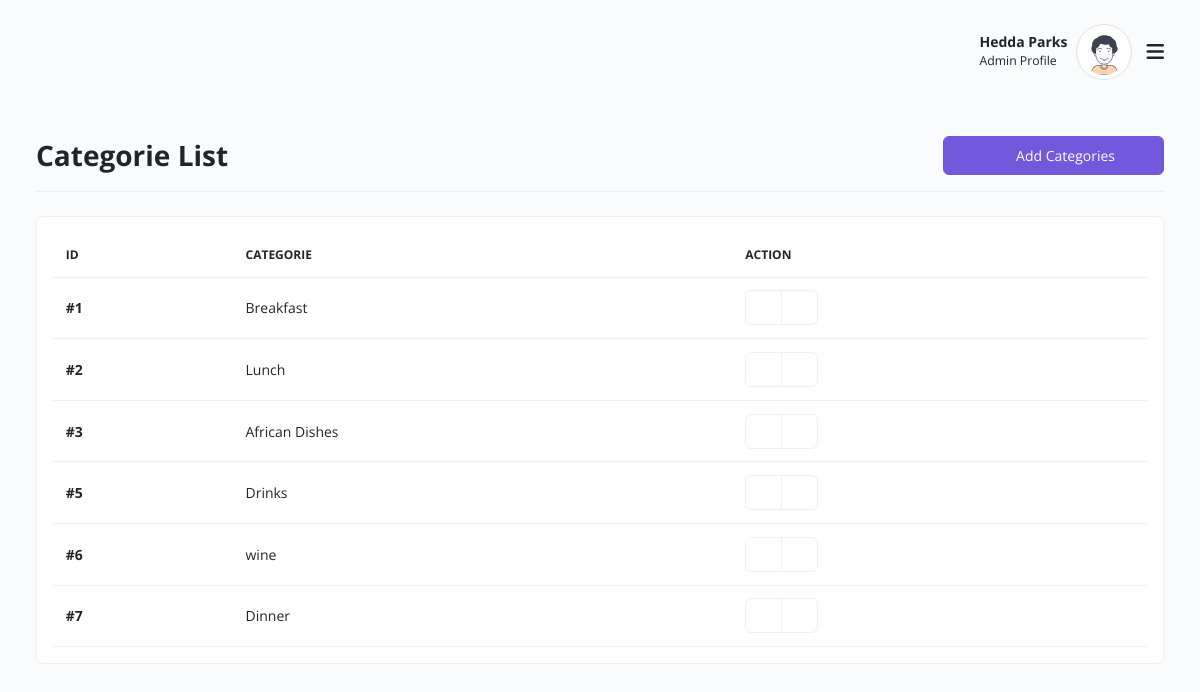
Page /admin/category/all (signed in) on the committed database.
### app/models.py (models this page shows, shortened)
class User(db.Model, UserMixin):
    id = db.Column(db.Integer, primary_key=True)
    username= db.Column(db.String(30), unique=True, nullable=False)
    email= db.Column(db.String(130), unique=True, nullable=False)
    phone= db.Column(db.String(15))
    firstname = db.Column(db.String(50), nullable=False)
    lastname = db.Column(db.String(50), nullable=False)
    password = db.Column(db.String(60), nullable=False)
    type = db.Column(db.String(12), nullable=True, default='editor')
    posts = db.relationship('Product', backref='author', lazy=True)

class Category(db.Model):
    id = db.Column(db.Integer, primary_key=True)
    title = db.Column(db.String(50), nullable=False)

### app/admin/routes.py (the view)
@admin.route('/admin/category/all', methods=['POST', 'GET'])
@login_required
def categories():
    categories = Category.query.all()
    return render_template('admin/categories-list.html', title='All Categories', categories=categories)

### app/models.py (called while the page is built)
@loginManager.user_loader
def load_user(user_id):
    return User.query.get(user_id)

### app/templates/admin/categories-list.html (shortened to what this page needs)
{% extends 'layout.html' %}
{% block content %}
    <div class="container-xxl">
        <div class="row align-items-center">
            <div class="border-0 mb-4">
                <div class="card-header py-3 no-bg bg-transparent d-flex align-items-center px-0 justify-content-between border-bottom flex-wrap">
                    <h3 class="fw-bold mb-0">Categorie List</h3>
                    <a href="categories-add.html" class="btn btn-primary py-2 px-5 btn-set-task w-sm-100"><i class="icofont-plus-circle me-2 fs-6"></i> Add Categories</a>
                </div>
            </div>
        </div>
        <div class="row g-3 mb-3">
            <div class="col-md-12">
                <div class="card">
                    <div class="card-body">
                        <table id="myDataTable" class="table table-hover align-middle mb-0" style="width: 100%;">
                            <thead>
                                <tr>
                                    <th>Id</th>
                                    <th>Categorie</th>
                                    <th>Action</th>
                                </tr>
                            </thead>
                            <tbody>
                                {% for category in categories %}
                                <tr>
                                    <td><strong>#{{ category.id }}</strong></td>
                                    <td>{{ category.title }}</td>
                                    <td>
                                        <div class="btn-group" role="group" aria-label="Basic outlined example">
                                            <a href="" class="btn btn-outline-secondary"><i class="icofont-edit text-success"></i></a>
                                            <a href="{{ url_for('admin.delete_category', cat_id=category.id) }}" class="btn btn-outline-secondary"><i class="icofont-ui-delete text-danger"></i></a>
                                        </div>
                                    </td>
                                </tr>
                                {% endfor %}
                            </tbody>
                        </table>
                    </div>
                </div>
            </div>
        </div>
    </div>
{% endblock content %}

### app/templates/layout.html (shortened to what this page needs)
<!doctype html>
<html class="no-js" lang="en" dir="ltr">
<head>
    <link rel="stylesheet" href="{{ url_for('static', filename='css/ebazar.style.min.css') }}">
</head>
<body>
    <div id="ebazar-layout" class="theme-blue">
        <div class="main px-lg-4 px-md-4">
            <div class="header">
                <nav class="navbar py-4">
                    <div class="container-xxl">
                        <div class="h-right d-flex align-items-center mr-5 mr-lg-0 order-1">
                            <div class="dropdown notifications">
                                <a class="nav-link dropdown-toggle pulse" href="#" role="button"
                                    data-bs-toggle="dropdown">
                                    <i class="icofont-home fs-5"></i>
                                </a>
                            </div>
                            <div class="dropdown user-profile ml-2 ml-sm-3 d-flex align-items-center zindex-popover">
                                <div class="u-info me-2">
                                    <p class="mb-0 text-end line-height-sm "><span
                                            class="font-weight-bold">{{ current_user.firstname }}
                                            {{ current_user.lastname }}</span></p>
                                    <small>Admin Profile</small>
                                </div>
                                <a class="nav-link dropdown-toggle pulse p-0" href="#" role="button"
                                    data-bs-toggle="dropdown" data-bs-display="static">
                                    <img class="avatar lg rounded-circle img-thumbnail"
                                        src="{{ url_for('static', filename='images/profile_av.svg') }}" alt="profile">
                                </a>
                            </div>
                        </div>
                        <button class="navbar-toggler p-0 border-0 menu-toggle order-3" type="button"
                            data-bs-toggle="collapse" data-bs-target="#mainHeader">
                            <span class="fa fa-bars"></span>
                        </button>
                    </div>
                </nav>
            </div>
            <div class="body d-flex py-3">
                {% block content %}
                {% endblock content %}
            </div>
        </div>
    </div>
</body>
</html>

### rows in the picture
User: firstname "Hedda", lastname "Parks"
Category: id "1", title "Breakfast"
Category: id "2", title "Lunch"
Category: id "3", title "African Dishes"
Category: id "5", title "Drinks"
Category: id "6", title "wine"
Category: id "7", title "Dinner"
